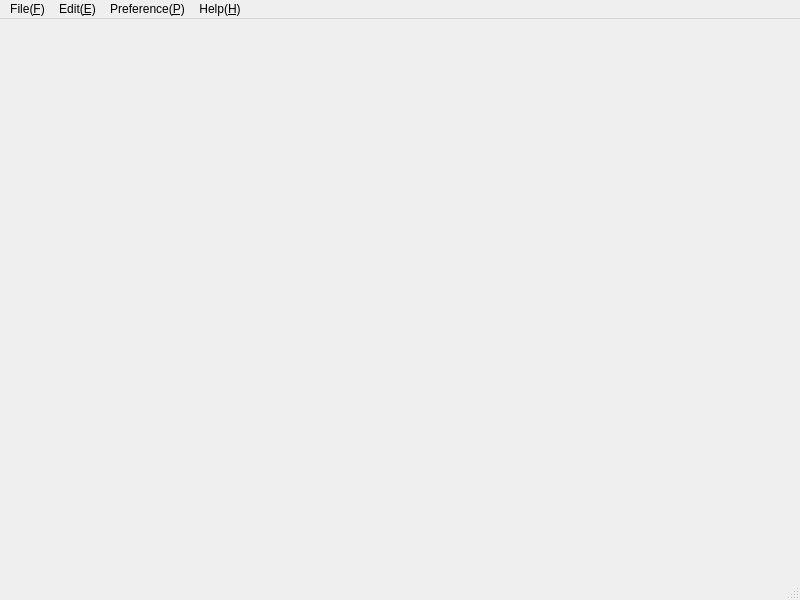
<?xml version="1.0" encoding="UTF-8"?>
<ui version="4.0">
    <class>CorpusEditorView</class>
    <widget class="QMainWindow" name="CorpusEditorView">
        <property name="geometry">
            <rect>
                <x>0</x>
                <y>0</y>
                <width>800</width>
                <height>600</height>
            </rect>
        </property>
        <property name="windowTitle">
            <string>Corpus Editor</string>
        </property>
        <widget class="vsampler::corpus_editor::CorpusInfoEditorController" name="corpusInfoPropertyView">
            <layout class="QGridLayout" name="gridLayout"/>
        </widget>
        <widget class="QMenuBar" name="menubar">
            <property name="geometry">
                <rect>
                    <x>0</x>
                    <y>0</y>
                    <width>800</width>
                    <height>29</height>
                </rect>
            </property>
            <widget class="QMenu" name="menuFile">
                <property name="title">
                    <string>File(&amp;F)</string>
                </property>
                <widget class="QMenu" name="submenuConvert">
                    <property name="title">
                        <string>Convert(&amp;C)</string>
                    </property>
                    <addaction name="actionConvertUtauVoicebank"/>
                </widget>
                <addaction name="actionOpen"/>
                <addaction name="actionSave"/>
                <addaction name="actionSaveAs"/>
                <addaction name="submenuConvert"/>
                <addaction name="separator"/>
                <addaction name="actionExit"/>
            </widget>
            <widget class="QMenu" name="menuExit">
                <property name="title">
                    <string>Edit(&amp;E)</string>
                </property>
                <addaction name="actionUndo"/>
                <addaction name="actionRedo"/>
                <addaction name="separator"/>
                <addaction name="actionCopy"/>
                <addaction name="actionCut"/>
                <addaction name="actionDelete"/>
                <addaction name="actionPaste"/>
            </widget>
            <widget class="QMenu" name="menuPreference_P">
                <property name="title">
                    <string>Preference(&amp;P)</string>
                </property>
            </widget>
            <widget class="QMenu" name="menuHelp_H">
                <property name="title">
                    <string>Help(&amp;H)</string>
                </property>
                <addaction name="actionVersion_V"/>
            </widget>
            <addaction name="menuFile"/>
            <addaction name="menuExit"/>
            <addaction name="menuPreference_P"/>
            <addaction name="menuHelp_H"/>
        </widget>
        <widget class="QStatusBar" name="statusbar"/>
        <action name="actionOpen">
            <property name="text">
                <string>Open(&amp;O)</string>
            </property>
            <property name="shortcut">
                <string>Ctrl+O</string>
            </property>
        </action>
        <action name="actionSave">
            <property name="text">
                <string>Save(&amp;S)</string>
            </property>
            <property name="shortcut">
                <string>Ctrl+S</string>
            </property>
        </action>
        <action name="actionSaveAs">
            <property name="text">
                <string>SaveAs(&amp;A)</string>
            </property>
        </action>
        <action name="actionExit">
            <property name="text">
                <string>Exit(&amp;X)</string>
            </property>
            <property name="shortcut">
                <string>Ctrl+Q</string>
            </property>
        </action>
        <action name="actionUndo">
            <property name="text">
                <string>Undo(&amp;U)</string>
            </property>
            <property name="shortcut">
                <string>Ctrl+Z</string>
            </property>
        </action>
        <action name="actionRedo">
            <property name="text">
                <string>Redo(&amp;R)</string>
            </property>
            <property name="shortcut">
                <string>Ctrl+Shift+Z</string>
            </property>
        </action>
        <action name="actionConvertUtauVoicebank">
            <property name="text">
                <string>Utau Voicebank(&amp;U)</string>
            </property>
        </action>
        <action name="actionCopy">
            <property name="text">
                <string>Copy(&amp;C)</string>
            </property>
            <property name="shortcut">
                <string>Ctrl+C</string>
            </property>
        </action>
        <action name="actionCut">
            <property name="text">
                <string>Cut(&amp;U)</string>
            </property>
            <property name="shortcut">
                <string>Ctrl+X</string>
            </property>
        </action>
        <action name="actionDelete">
            <property name="text">
                <string>Delete(&amp;D)</string>
            </property>
            <property name="shortcut">
                <string>Del</string>
            </property>
        </action>
        <action name="actionPaste">
            <property name="text">
                <string>Paste(&amp;P)</string>
            </property>
            <property name="shortcut">
                <string>Ctrl+V</string>
            </property>
        </action>
        <action name="actionVersion_V">
            <property name="text">
                <string>Version(&amp;V)</string>
            </property>
        </action>
    </widget>
    <customwidgets>
        <customwidget>
            <class>vsampler::corpus_editor::CorpusInfoEditorController</class>
            <extends>QWidget</extends>
            <header>controller/CorpusInfoEditorController.h</header>
            <container>1</container>
        </customwidget>
    </customwidgets>
    <resources/>
    <connections/>
</ui>
